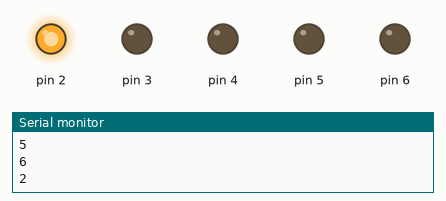
A sketch run on a simulated Arduino Uno, built with avr-gcc and run on an emulated ATmega328P. Parts: output pins drawn as LEDs (lit = HIGH), the last lines printed to the serial monitor.

Above: at 0.03 s.
At 0.38 s:
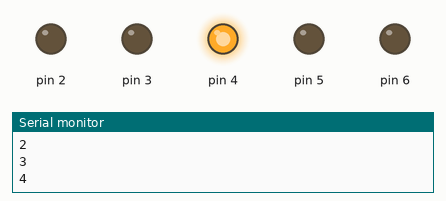
At 0.83 s:
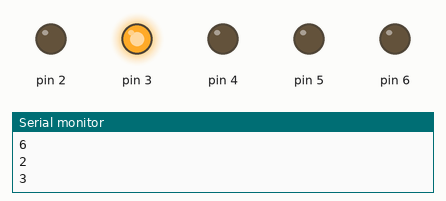
At 1.48 s:
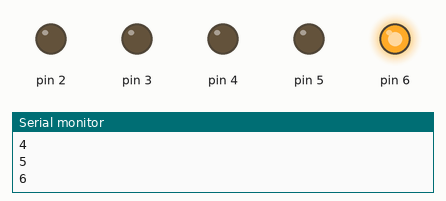
At 2.93 s:
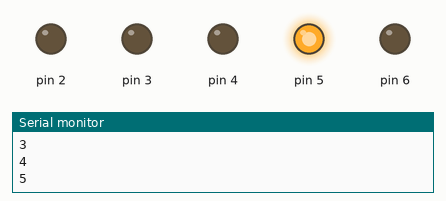
Timing chart, 0 to 3.2 s (numbered marks = the images above):
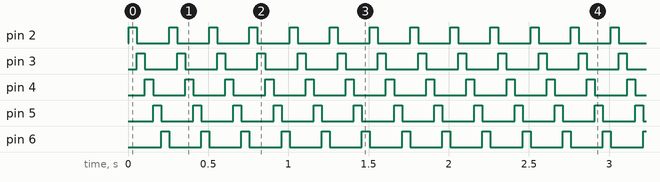

Measured:
- by itself, pin 2–6: alternates HIGH for 0.05 s and LOW for 0.20 s
- by itself, everything shown: repeats every 0.25 s, in 5 steps

The sketch:

jeova_Liga_Led_com_Fo.ino
```cpp
void setup() {
  Serial.begin(9600);
  for (int i = 2; i <= 6; i++) {
    pinMode(i, OUTPUT);
    delay(1);
    Serial.println(i);
  }
}

void loop() {
  for (int i = 2; i <= 6; i++) {
    Serial.println(i);
    digitalWrite(i, HIGH);
    delay(50);
    digitalWrite(i, LOW);
  }

//for (int i = 4; i <= 13; i++) {
//    Serial.println(i);
//    digitalWrite(i, HIGH);
//    delay(100);
//}
//for (int i = 13; i >= 4; i--) {
//  digitalWrite(i, LOW);
//  delay(100);
//  }
}
```
